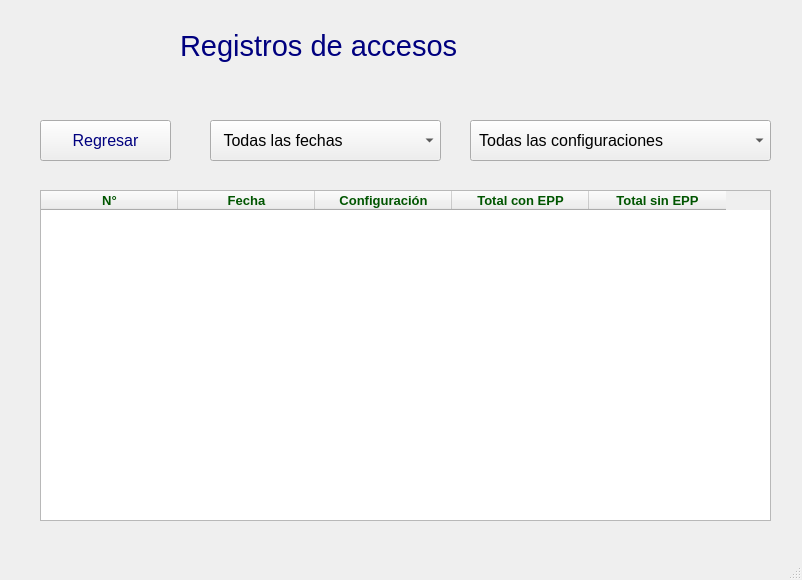
<?xml version="1.0" encoding="UTF-8"?>
<ui version="4.0">
 <class>MainWindow</class>
 <widget class="QMainWindow" name="MainWindow">
  <property name="geometry">
   <rect>
    <x>0</x>
    <y>0</y>
    <width>802</width>
    <height>580</height>
   </rect>
  </property>
  <property name="windowTitle">
   <string>MainWindow</string>
  </property>
  <property name="tabShape">
   <enum>QTabWidget::Rounded</enum>
  </property>
  <widget class="QWidget" name="centralwidget">
   <widget class="QTableWidget" name="tableRegistros">
    <property name="geometry">
     <rect>
      <x>40</x>
      <y>190</y>
      <width>731</width>
      <height>331</height>
     </rect>
    </property>
    <property name="styleSheet">
     <string notr="true">color: rgb(0, 85, 0);</string>
    </property>
    <attribute name="horizontalHeaderDefaultSectionSize">
     <number>137</number>
    </attribute>
    <column>
     <property name="text">
      <string>N°</string>
     </property>
     <property name="font">
      <font>
       <pointsize>10</pointsize>
       <weight>75</weight>
       <bold>true</bold>
      </font>
     </property>
     <property name="textAlignment">
      <set>AlignCenter</set>
     </property>
    </column>
    <column>
     <property name="text">
      <string>Fecha</string>
     </property>
     <property name="font">
      <font>
       <pointsize>10</pointsize>
       <weight>75</weight>
       <bold>true</bold>
      </font>
     </property>
     <property name="textAlignment">
      <set>AlignCenter</set>
     </property>
    </column>
    <column>
     <property name="text">
      <string>Configuración</string>
     </property>
     <property name="font">
      <font>
       <pointsize>10</pointsize>
       <weight>75</weight>
       <bold>true</bold>
      </font>
     </property>
     <property name="textAlignment">
      <set>AlignCenter</set>
     </property>
    </column>
    <column>
     <property name="text">
      <string>Total con EPP</string>
     </property>
     <property name="font">
      <font>
       <pointsize>10</pointsize>
       <weight>75</weight>
       <bold>true</bold>
      </font>
     </property>
     <property name="textAlignment">
      <set>AlignCenter</set>
     </property>
    </column>
    <column>
     <property name="text">
      <string>Total sin EPP</string>
     </property>
     <property name="font">
      <font>
       <pointsize>10</pointsize>
       <weight>75</weight>
       <bold>true</bold>
      </font>
     </property>
     <property name="textAlignment">
      <set>AlignCenter</set>
     </property>
    </column>
   </widget>
   <widget class="QLabel" name="label_7">
    <property name="geometry">
     <rect>
      <x>180</x>
      <y>20</y>
      <width>351</width>
      <height>51</height>
     </rect>
    </property>
    <property name="font">
     <font>
      <pointsize>22</pointsize>
     </font>
    </property>
    <property name="styleSheet">
     <string notr="true">color: rgb(0, 0, 127);</string>
    </property>
    <property name="text">
     <string>Registros de accesos</string>
    </property>
   </widget>
   <widget class="QPushButton" name="regresar">
    <property name="geometry">
     <rect>
      <x>40</x>
      <y>120</y>
      <width>131</width>
      <height>41</height>
     </rect>
    </property>
    <property name="font">
     <font>
      <pointsize>12</pointsize>
     </font>
    </property>
    <property name="styleSheet">
     <string notr="true">color: rgb(0, 0, 127);</string>
    </property>
    <property name="text">
     <string>Regresar</string>
    </property>
    <property name="icon">
     <iconset>
      <normalon>IMGS/flechaIzquierda.png</normalon>
     </iconset>
    </property>
    <property name="iconSize">
     <size>
      <width>20</width>
      <height>20</height>
     </size>
    </property>
   </widget>
   <widget class="QComboBox" name="comboFechas">
    <property name="geometry">
     <rect>
      <x>210</x>
      <y>120</y>
      <width>231</width>
      <height>41</height>
     </rect>
    </property>
    <property name="font">
     <font>
      <pointsize>12</pointsize>
      <weight>50</weight>
      <bold>false</bold>
     </font>
    </property>
    <property name="toolTip">
     <string>&lt;html&gt;&lt;head/&gt;&lt;body&gt;&lt;p&gt;Filtrar por fecha&lt;/p&gt;&lt;/body&gt;&lt;/html&gt;</string>
    </property>
    <property name="styleSheet">
     <string notr="true"/>
    </property>
    <property name="iconSize">
     <size>
      <width>35</width>
      <height>35</height>
     </size>
    </property>
    <property name="modelColumn">
     <number>0</number>
    </property>
    <item>
     <property name="text">
      <string>  Todas las fechas</string>
     </property>
     <property name="icon">
      <iconset>
       <normaloff>IMGS/calendar.png</normaloff>IMGS/calendar.png</iconset>
     </property>
    </item>
   </widget>
   <widget class="QComboBox" name="comboConf">
    <property name="geometry">
     <rect>
      <x>470</x>
      <y>120</y>
      <width>301</width>
      <height>41</height>
     </rect>
    </property>
    <property name="font">
     <font>
      <pointsize>12</pointsize>
      <weight>50</weight>
      <bold>false</bold>
     </font>
    </property>
    <property name="toolTip">
     <string>&lt;html&gt;&lt;head/&gt;&lt;body&gt;&lt;p&gt;Filtrar por configuración&lt;/p&gt;&lt;/body&gt;&lt;/html&gt;</string>
    </property>
    <property name="iconSize">
     <size>
      <width>30</width>
      <height>30</height>
     </size>
    </property>
    <item>
     <property name="text">
      <string> Todas las configuraciones</string>
     </property>
     <property name="icon">
      <iconset>
       <normaloff>IMGS/2checked.png</normaloff>IMGS/2checked.png</iconset>
     </property>
    </item>
   </widget>
   <widget class="QLabel" name="label">
    <property name="geometry">
     <rect>
      <x>560</x>
      <y>10</y>
      <width>71</width>
      <height>71</height>
     </rect>
    </property>
    <property name="text">
     <string/>
    </property>
    <property name="pixmap">
     <pixmap>IMGS/agenda.png</pixmap>
    </property>
    <property name="scaledContents">
     <bool>true</bool>
    </property>
   </widget>
  </widget>
  <widget class="QMenuBar" name="menubar">
   <property name="geometry">
    <rect>
     <x>0</x>
     <y>0</y>
     <width>802</width>
     <height>26</height>
    </rect>
   </property>
  </widget>
  <widget class="QStatusBar" name="statusbar"/>
 </widget>
 <resources/>
 <connections/>
</ui>
